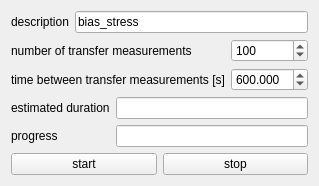
<?xml version="1.0" encoding="UTF-8"?>
<ui version="4.0">
 <class>bias_stress</class>
 <widget class="QWidget" name="bias_stress">
  <property name="geometry">
   <rect>
    <x>0</x>
    <y>0</y>
    <width>295</width>
    <height>179</height>
   </rect>
  </property>
  <property name="windowTitle">
   <string>bias stress</string>
  </property>
  <layout class="QVBoxLayout" name="verticalLayout_2">
   <item>
    <layout class="QHBoxLayout" name="horizontalLayout_4">
     <item>
      <widget class="QLabel" name="label_3">
       <property name="text">
        <string>description</string>
       </property>
      </widget>
     </item>
     <item>
      <widget class="QLineEdit" name="description_lineEdit">
       <property name="text">
        <string>bias_stress</string>
       </property>
      </widget>
     </item>
    </layout>
   </item>
   <item>
    <layout class="QGridLayout" name="gridLayout">
     <item row="0" column="1">
      <spacer name="horizontalSpacer">
       <property name="orientation">
        <enum>Qt::Horizontal</enum>
       </property>
       <property name="sizeHint" stdset="0">
        <size>
         <width>40</width>
         <height>20</height>
        </size>
       </property>
      </spacer>
     </item>
     <item row="1" column="2">
      <widget class="QDoubleSpinBox" name="measurements_interval_doubleSpinBox">
       <property name="decimals">
        <number>3</number>
       </property>
       <property name="maximum">
        <double>9999.998999999999796</double>
       </property>
       <property name="value">
        <double>600.000000000000000</double>
       </property>
      </widget>
     </item>
     <item row="1" column="0">
      <widget class="QLabel" name="label_2">
       <property name="text">
        <string>time between transfer measurements [s]</string>
       </property>
      </widget>
     </item>
     <item row="0" column="2">
      <widget class="QSpinBox" name="N_measurements_spinBox">
       <property name="minimum">
        <number>1</number>
       </property>
       <property name="maximum">
        <number>999999</number>
       </property>
       <property name="value">
        <number>100</number>
       </property>
      </widget>
     </item>
     <item row="0" column="0">
      <widget class="QLabel" name="label">
       <property name="text">
        <string>number of transfer measurements</string>
       </property>
      </widget>
     </item>
     <item row="1" column="1">
      <spacer name="horizontalSpacer_2">
       <property name="orientation">
        <enum>Qt::Horizontal</enum>
       </property>
       <property name="sizeHint" stdset="0">
        <size>
         <width>40</width>
         <height>20</height>
        </size>
       </property>
      </spacer>
     </item>
    </layout>
   </item>
   <item>
    <layout class="QGridLayout" name="gridLayout_2">
     <item row="1" column="1">
      <widget class="QLineEdit" name="progress_lineEdit"/>
     </item>
     <item row="1" column="0">
      <widget class="QLabel" name="label_5">
       <property name="text">
        <string>progress</string>
       </property>
      </widget>
     </item>
     <item row="0" column="1">
      <widget class="QLineEdit" name="estimated_time_lineEdit"/>
     </item>
     <item row="0" column="0">
      <widget class="QLabel" name="label_4">
       <property name="text">
        <string>estimated duration</string>
       </property>
      </widget>
     </item>
    </layout>
   </item>
   <item>
    <layout class="QHBoxLayout" name="horizontalLayout">
     <item>
      <widget class="QPushButton" name="start_bias_stress_pushButton">
       <property name="text">
        <string>start</string>
       </property>
      </widget>
     </item>
     <item>
      <widget class="QPushButton" name="stop_bias_stress_pushButton">
       <property name="text">
        <string>stop</string>
       </property>
      </widget>
     </item>
    </layout>
   </item>
  </layout>
 </widget>
 <resources/>
 <connections/>
</ui>
